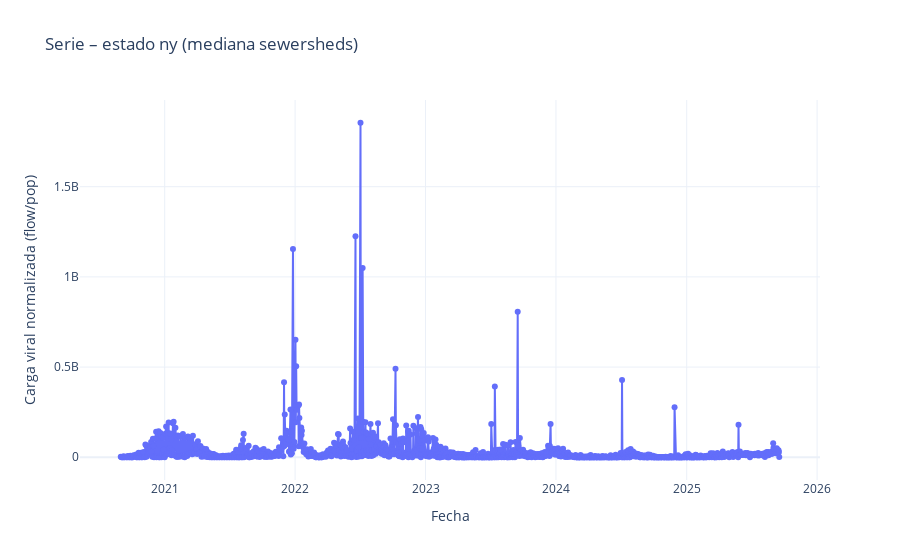

Notebook source saved alongside this figure:
### Code cell
# TODO: ejecuta esta celda cuando df_site exista y tenga columnas ['date', 'target']

df_site = df_site.drop_duplicates(subset=["date"]).reset_index(drop=True)
df_site = df_site.sort_values("date")

print("Rango de fechas:", df_site["date"].min(), "→", df_site["date"].max())
print("Número de filas (tras limpieza):", len(df_site))
display(df_site.head())
display(df_site.describe())

# Tratamiento simple de NA (puedes mejorarlo si es necesario)
df_site["target"] = df_site["target"].interpolate().fillna(method="bfill").fillna(method="ffill")

# Gráfica rápida
plot_time_series(df_site["date"], df_site["target"], title="Serie completa – carga viral", ylabel="target")
fig.show()

### Figure 1 — Plotly figure (JSON) as saved in the notebook; plotly's stock layout.template omitted (floating-point values rounded to 4 significant figures; data arrays with more than 128 entries replaced by an {"elided": "..."} marker saying what was removed)
{"data": [{"mode": "lines+markers", "name": "Serie", "type": "scatter", "x": {"elided": "1366 str values"}, "y": {"elided": "1366 float values"}}], "layout": {"title": {"text": "Serie – estado ny (mediana sewersheds)"}, "xaxis": {"title": {"text": "Fecha"}}, "yaxis": {"title": {"text": "Carga viral normalizada (flow/pop)"}}}}
